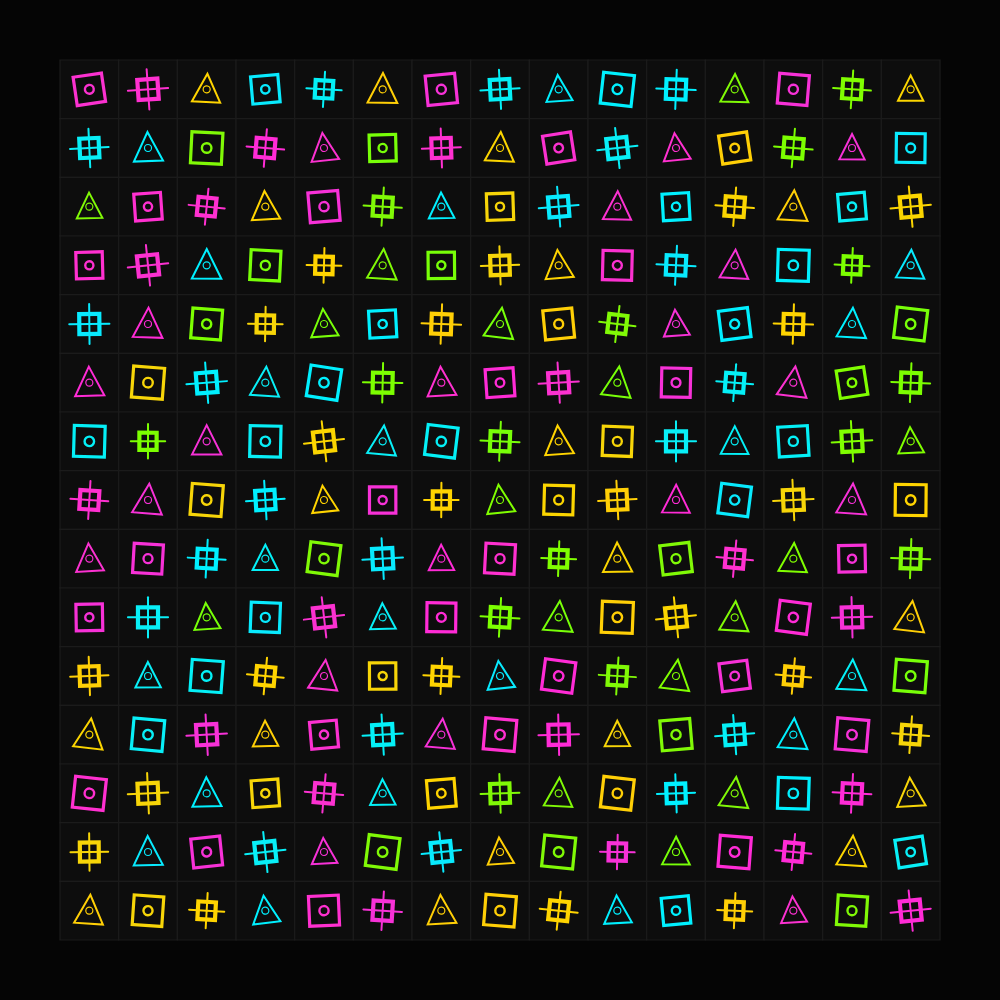
Frame 1 (no input)
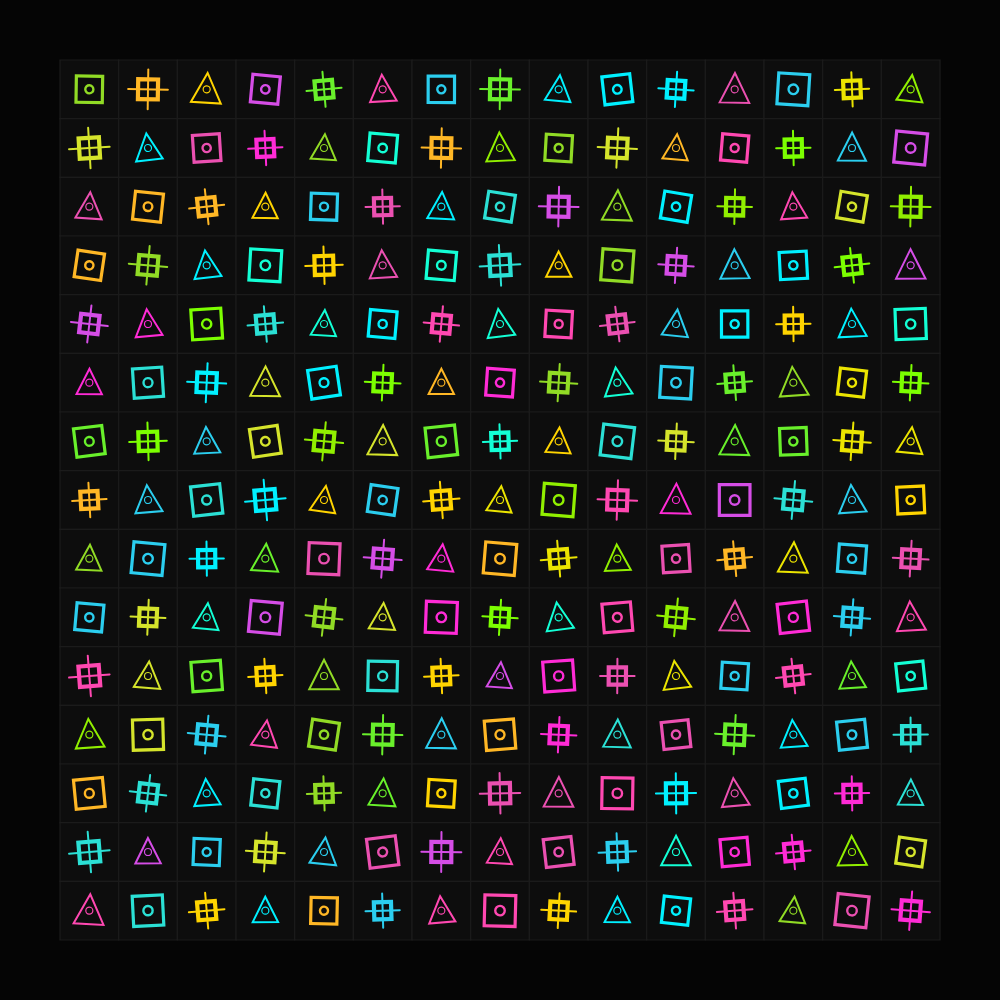
Frame 60 (no input)
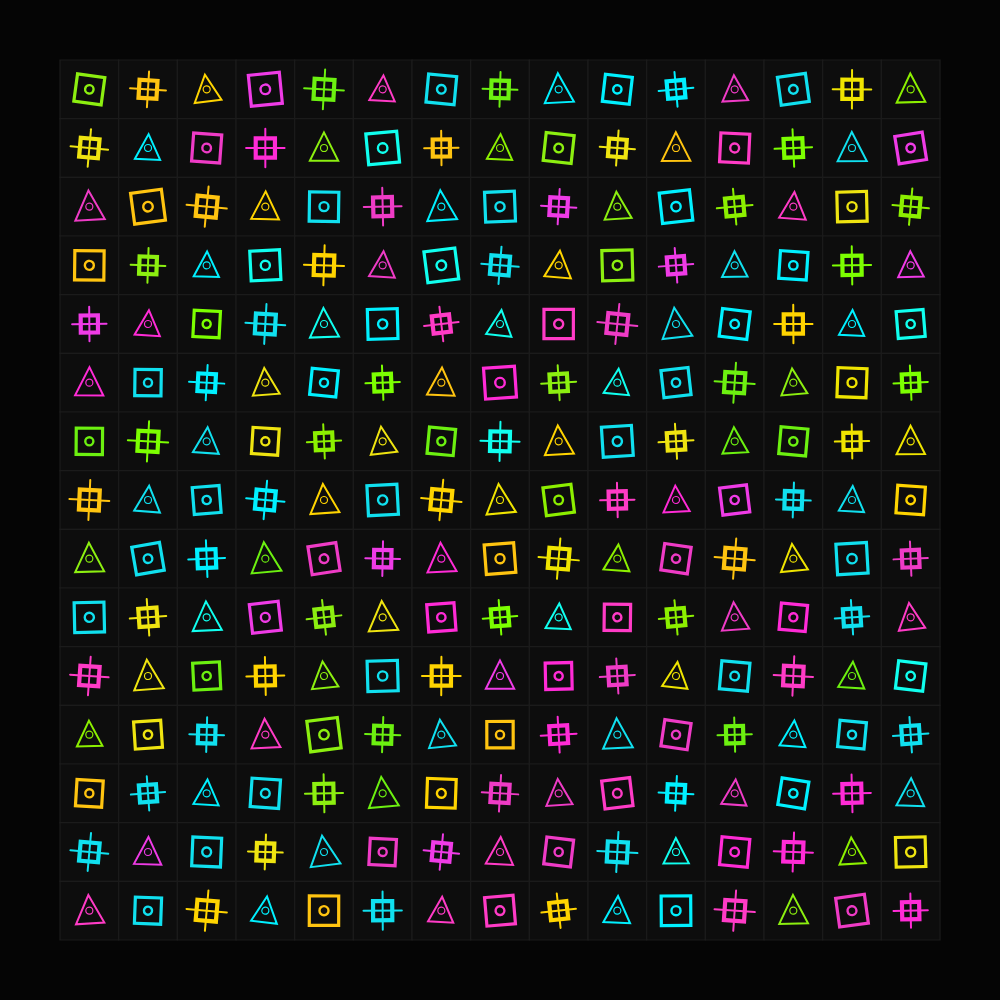
Frame 120 (the mouse pressed at the canvas centre since frame 60)

The p5.js sketch that drew these frames (run headless with seeded random() and noise() and a simulated clock; from frame 60 on, the mouse is pressed at the canvas centre):

// p5.js sketch
// ── sketch.js
const BG = "#050505";
const BASE_STROKE = "#1b1b1b";
const BASE_FILL = "#0d0d0d";

// cyberpunk highlight
const HIGHLIGHTS = ["#00F0FF", "#FF2BD6", "#FFD400", "#7CFF00"];

const cellCount = 15;
const innerRectSide = 880;

let cells = [];

function setup() {
  createCanvas(1000, 1000);
  angleMode(DEGREES);
  rectMode(CENTER);
  noFill();

  initGrid();
}

function draw() {
  background(BG);
  translate(width / 2, height / 2);

  for (const c of cells) {
    c.update();
    c.draw();
  }
}

function initGrid() {
  const side = innerRectSide / cellCount;
  const start = -(side * (cellCount - 1)) / 2;

  cells = [];
  for (let r = 0; r < cellCount; r++) {
    for (let c = 0; c < cellCount; c++) {
      cells.push(new Cell(start + c * side, start + r * side, side, r, c));
    }
  }
}

class Cell {
  constructor(x, y, side, r, c) {
    this.x = x;
    this.y = y;
    this.side = side;
    this.r = r;
    this.c = c;

    this.phase = random(360);
    this.speed = random(1.5, 3);
    this.rotAmp = random(4, 10);

    this.colorNow = color(pick(HIGHLIGHTS));
    this.colorTarget = color(pick(HIGHLIGHTS));
    this.nextColorShift = frameCount + floor(random(220, 420));

    this.mode = (r + c) % 3;
  }

  update() {
    if (frameCount >= this.nextColorShift) {
      this.colorTarget = color(pick(HIGHLIGHTS));
      this.nextColorShift = frameCount + floor(random(220, 420));
    }
    this.colorNow = lerpColor(this.colorNow, this.colorTarget, 0.03);
  }

  draw() {
    const t = frameCount * this.speed + this.phase;
    const s = this.side;

    push();
    translate(this.x, this.y);

    stroke(BASE_STROKE);
    strokeWeight(1.2);
    fill(BASE_FILL);
    rect(0, 0, s, s);

    const subtleRot = sin(t) * this.rotAmp;
    const pulse = map(sin(t * 0.7), -1, 1, 0.86, 1.02);

    if (this.mode === 0) {
      push();
      rotate(subtleRot);

      noFill();
      stroke(this.colorNow);
      strokeWeight(3.2);
      const sz = s * 0.52 * pulse;
      rect(0, 0, sz, sz);

      strokeWeight(2.4);
      circle(0, 0, s * 0.16 * pulse);
      pop();
    } else if (this.mode === 1) {
      push();
      rotate(-subtleRot * 0.7);

      stroke(this.colorNow);
      strokeWeight(2);

      const len = s * 0.34 * pulse;
      line(-len, 0, len, 0);
      line(0, -len, 0, len);

      strokeWeight(4.2);
      noFill();
      rect(0, 0, s * 0.34 * pulse, s * 0.34 * pulse);
      pop();
    } else {
      push();
      rotate(subtleRot * 0.8);

      noFill();
      stroke(this.colorNow);
      strokeWeight(2);

      const tri = s * 0.5 * pulse;
      triangle(-tri * 0.5, tri * 0.45, 0, -tri * 0.55, tri * 0.5, tri * 0.45);

      strokeWeight(1.2);
      circle(0, 0, s * 0.12);
      pop();
    }

    pop();
  }
}

function pick(arr) {
  return arr[floor(random(arr.length))];
}
